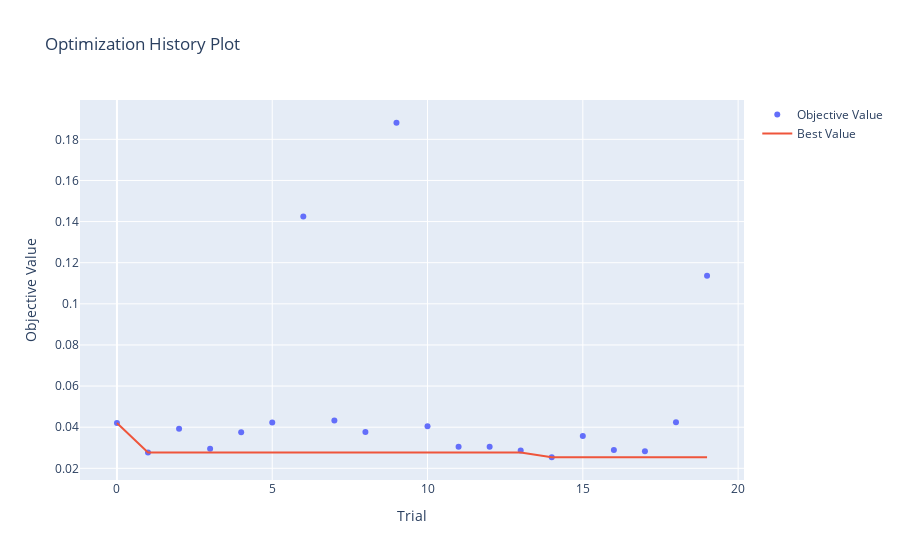
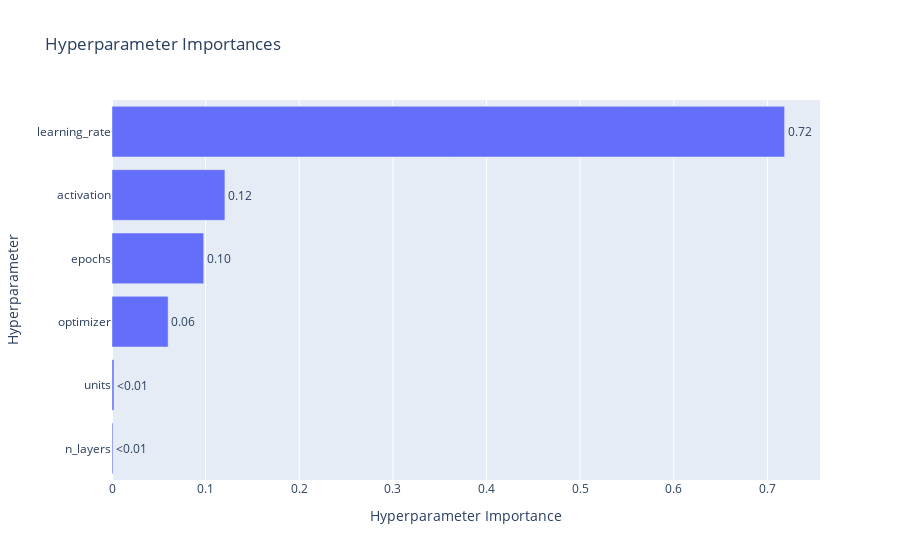
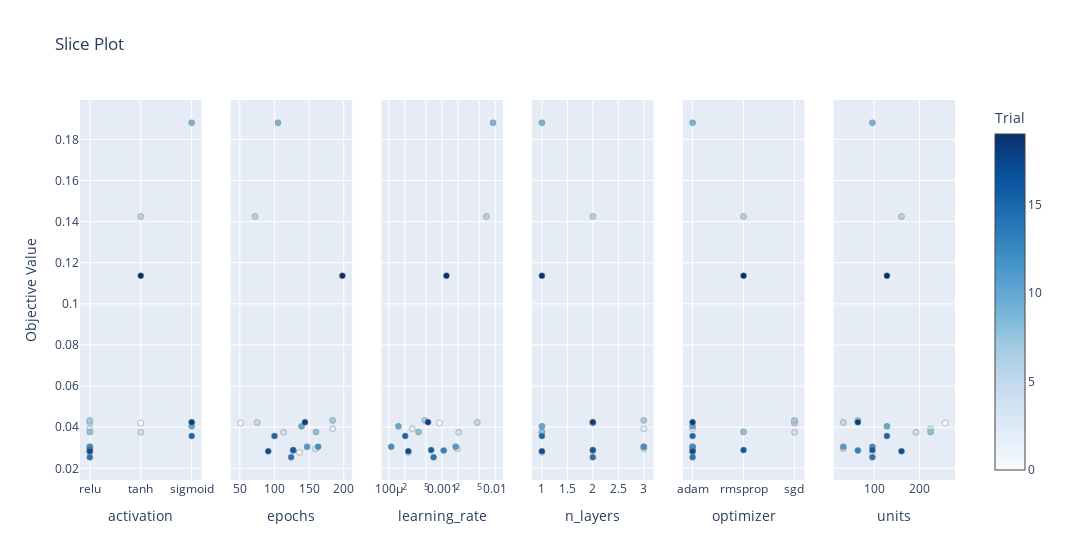
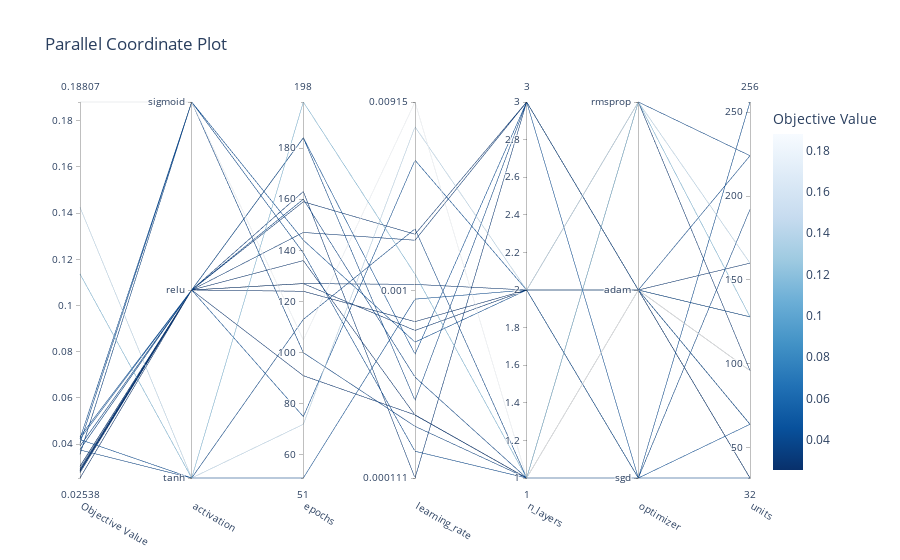

Notebook source saved alongside these figures, in order:
### Code cell
show_optuna_visualizations(study_mlp)

### Figure 1 — Plotly figure (JSON) as saved in the notebook; plotly's stock layout.template omitted (floating-point values rounded to 4 significant figures)
{"data": [{"mode": "markers", "name": "Objective Value", "type": "scatter", "x": [0, 1, 2, 3, 4, 5, 6, 7, 8, 9, 10, 11, 12, 13, 14, 15, 16, 17, 18, 19], "y": [0.04201, 0.02773, 0.03923, 0.0295, 0.03752, 0.0423, 0.1425, 0.04331, 0.03772, 0.1881, 0.04041, 0.03048, 0.03049, 0.02868, 0.02538, 0.03568, 0.02885, 0.02833, 0.04245, 0.1137]}, {"mode": "lines", "name": "Best Value", "type": "scatter", "x": [0, 1, 2, 3, 4, 5, 6, 7, 8, 9, 10, 11, 12, 13, 14, 15, 16, 17, 18, 19], "y": [0.04201, 0.02773, 0.02773, 0.02773, 0.02773, 0.02773, 0.02773, 0.02773, 0.02773, 0.02773, 0.02773, 0.02773, 0.02773, 0.02773, 0.02538, 0.02538, 0.02538, 0.02538, 0.02538, 0.02538]}, {"marker": {"color": "#cccccc"}, "mode": "markers", "name": "Infeasible Trial", "showlegend": false, "type": "scatter", "x": [], "y": []}], "layout": {"title": {"text": "Optimization History Plot"}, "xaxis": {"title": {"text": "Trial"}}, "yaxis": {"title": {"text": "Objective Value"}}}}

### Figure 2 — Plotly figure (JSON) as saved in the notebook; plotly's stock layout.template omitted (floating-point values rounded to 4 significant figures)
{"data": [{"cliponaxis": false, "hovertemplate": ["n_layers (IntDistribution): 0.0010822977518982486<extra></extra>", "units (IntDistribution): 0.002092550675769108<extra></extra>", "optimizer (CategoricalDistribution): 0.059932588604857825<extra></extra>", "epochs (IntDistribution): 0.09795257717311615<extra></extra>", "activation (CategoricalDistribution): 0.12059297928889982<extra></extra>", "learning_rate (FloatDistribution): 0.7183470065054588<extra></extra>"], "name": "Objective Value", "orientation": "h", "text": ["<0.01", "<0.01", "0.06", "0.10", "0.12", "0.72"], "textposition": "outside", "type": "bar", "x": [0.001082, 0.002093, 0.05993, 0.09795, 0.1206, 0.7183], "y": ["n_layers", "units", "optimizer", "epochs", "activation", "learning_rate"]}], "layout": {"title": {"text": "Hyperparameter Importances"}, "xaxis": {"title": {"text": "Hyperparameter Importance"}}, "yaxis": {"title": {"text": "Hyperparameter"}}}}

### Figure 3 — Plotly figure (JSON) as saved in the notebook; plotly's stock layout.template omitted (floating-point values rounded to 4 significant figures)
{"data": [{"marker": {"color": [0, 1, 2, 3, 4, 5, 6, 7, 8, 9, 10, 11, 12, 13, 14, 15, 16, 17, 18, 19], "colorbar": {"title": {"text": "Trial"}, "x": 1, "xpad": 40}, "colorscale": [[0, "rgb(247,251,255)"], [0.125, "rgb(222,235,247)"], [0.25, "rgb(198,219,239)"], [0.375, "rgb(158,202,225)"], [0.5, "rgb(107,174,214)"], [0.625, "rgb(66,146,198)"], [0.75, "rgb(33,113,181)"], [0.875, "rgb(8,81,156)"], [1, "rgb(8,48,107)"]], "line": {"color": "Grey", "width": 0.5}, "showscale": true}, "mode": "markers", "name": "Feasible Trial", "showlegend": false, "type": "scatter", "x": ["tanh", "relu", "relu", "relu", "tanh", "relu", "tanh", "relu", "relu", "sigmoid", "sigmoid", "relu", "relu", "relu", "relu", "sigmoid", "relu", "relu", "sigmoid", "tanh"], "xaxis": "x", "y": [0.04201, 0.02773, 0.03923, 0.0295, 0.03752, 0.0423, 0.1425, 0.04331, 0.03772, 0.1881, 0.04041, 0.03048, 0.03049, 0.02868, 0.02538, 0.03568, 0.02885, 0.02833, 0.04245, 0.1137], "yaxis": "y"}, {"marker": {"color": [0, 1, 2, 3, 4, 5, 6, 7, 8, 9, 10, 11, 12, 13, 14, 15, 16, 17, 18, 19], "colorbar": {"title": {"text": "Trial"}, "x": 1, "xpad": 40}, "colorscale": [[0, "rgb(247,251,255)"], [0.125, "rgb(222,235,247)"], [0.25, "rgb(198,219,239)"], [0.375, "rgb(158,202,225)"], [0.5, "rgb(107,174,214)"], [0.625, "rgb(66,146,198)"], [0.75, "rgb(33,113,181)"], [0.875, "rgb(8,81,156)"], [1, "rgb(8,48,107)"]], "line": {"color": "Grey", "width": 0.5}, "showscale": false}, "mode": "markers", "name": "Feasible Trial", "showlegend": false, "type": "scatter", "x": [51, 136, 184, 159, 113, 75, 72, 184, 160, 105, 139, 147, 163, 127, 124, 100, 127, 91, 144, 198], "xaxis": "x2", "y": [0.04201, 0.02773, 0.03923, 0.0295, 0.03752, 0.0423, 0.1425, 0.04331, 0.03772, 0.1881, 0.04041, 0.03048, 0.03049, 0.02868, 0.02538, 0.03568, 0.02885, 0.02833, 0.04245, 0.1137], "yaxis": "y2"}, {"marker": {"color": [0, 1, 2, 3, 4, 5, 6, 7, 8, 9, 10, 11, 12, 13, 14, 15, 16, 17, 18, 19], "colorbar": {"title": {"text": "Trial"}, "x": 1, "xpad": 40}, "colorscale": [[0, "rgb(247,251,255)"], [0.125, "rgb(222,235,247)"], [0.25, "rgb(198,219,239)"], [0.375, "rgb(158,202,225)"], [0.5, "rgb(107,174,214)"], [0.625, "rgb(66,146,198)"], [0.75, "rgb(33,113,181)"], [0.875, "rgb(8,81,156)"], [1, "rgb(8,48,107)"]], "line": {"color": "Grey", "width": 0.5}, "showscale": false}, "mode": "markers", "name": "Feasible Trial", "showlegend": false, "type": "scatter", "x": [0.000904, 0.0002316, 0.0002753, 0.001937, 0.002063, 0.004621, 0.006839, 0.0004736, 0.0003618, 0.009152, 0.0001515, 0.001806, 0.0001107, 0.001075, 0.000694, 0.0002031, 0.0006258, 0.0002323, 0.0005458, 0.001211], "xaxis": "x3", "y": [0.04201, 0.02773, 0.03923, 0.0295, 0.03752, 0.0423, 0.1425, 0.04331, 0.03772, 0.1881, 0.04041, 0.03048, 0.03049, 0.02868, 0.02538, 0.03568, 0.02885, 0.02833, 0.04245, 0.1137], "yaxis": "y3"}, {"marker": {"color": [0, 1, 2, 3, 4, 5, 6, 7, 8, 9, 10, 11, 12, 13, 14, 15, 16, 17, 18, 19], "colorbar": {"title": {"text": "Trial"}, "x": 1, "xpad": 40}, "colorscale": [[0, "rgb(247,251,255)"], [0.125, "rgb(222,235,247)"], [0.25, "rgb(198,219,239)"], [0.375, "rgb(158,202,225)"], [0.5, "rgb(107,174,214)"], [0.625, "rgb(66,146,198)"], [0.75, "rgb(33,113,181)"], [0.875, "rgb(8,81,156)"], [1, "rgb(8,48,107)"]], "line": {"color": "Grey", "width": 0.5}, "showscale": false}, "mode": "markers", "name": "Feasible Trial", "showlegend": false, "type": "scatter", "x": [2, 1, 3, 3, 1, 2, 2, 3, 1, 1, 1, 3, 3, 2, 2, 1, 2, 1, 2, 1], "xaxis": "x4", "y": [0.04201, 0.02773, 0.03923, 0.0295, 0.03752, 0.0423, 0.1425, 0.04331, 0.03772, 0.1881, 0.04041, 0.03048, 0.03049, 0.02868, 0.02538, 0.03568, 0.02885, 0.02833, 0.04245, 0.1137], "yaxis": "y4"}, {"marker": {"color": [0, 1, 2, 3, 4, 5, 6, 7, 8, 9, 10, 11, 12, 13, 14, 15, 16, 17, 18, 19], "colorbar": {"title": {"text": "Trial"}, "x": 1, "xpad": 40}, "colorscale": [[0, "rgb(247,251,255)"], [0.125, "rgb(222,235,247)"], [0.25, "rgb(198,219,239)"], [0.375, "rgb(158,202,225)"], [0.5, "rgb(107,174,214)"], [0.625, "rgb(66,146,198)"], [0.75, "rgb(33,113,181)"], [0.875, "rgb(8,81,156)"], [1, "rgb(8,48,107)"]], "line": {"color": "Grey", "width": 0.5}, "showscale": false}, "mode": "markers", "name": "Feasible Trial", "showlegend": false, "type": "scatter", "x": ["sgd", "adam", "adam", "adam", "sgd", "sgd", "rmsprop", "sgd", "rmsprop", "adam", "adam", "adam", "adam", "adam", "adam", "adam", "rmsprop", "adam", "adam", "rmsprop"], "xaxis": "x5", "y": [0.04201, 0.02773, 0.03923, 0.0295, 0.03752, 0.0423, 0.1425, 0.04331, 0.03772, 0.1881, 0.04041, 0.03048, 0.03049, 0.02868, 0.02538, 0.03568, 0.02885, 0.02833, 0.04245, 0.1137], "yaxis": "y5"}, {"marker": {"color": [0, 1, 2, 3, 4, 5, 6, 7, 8, 9, 10, 11, 12, 13, 14, 15, 16, 17, 18, 19], "colorbar": {"title": {"text": "Trial"}, "x": 1, "xpad": 40}, "colorscale": [[0, "rgb(247,251,255)"], [0.125, "rgb(222,235,247)"], [0.25, "rgb(198,219,239)"], [0.375, "rgb(158,202,225)"], [0.5, "rgb(107,174,214)"], [0.625, "rgb(66,146,198)"], [0.75, "rgb(33,113,181)"], [0.875, "rgb(8,81,156)"], [1, "rgb(8,48,107)"]], "line": {"color": "Grey", "width": 0.5}, "showscale": false}, "mode": "markers", "name": "Feasible Trial", "showlegend": false, "type": "scatter", "x": [256, 96, 224, 32, 192, 32, 160, 64, 224, 96, 128, 32, 96, 64, 96, 128, 96, 160, 64, 128], "xaxis": "x6", "y": [0.04201, 0.02773, 0.03923, 0.0295, 0.03752, 0.0423, 0.1425, 0.04331, 0.03772, 0.1881, 0.04041, 0.03048, 0.03049, 0.02868, 0.02538, 0.03568, 0.02885, 0.02833, 0.04245, 0.1137], "yaxis": "y6"}], "layout": {"title": {"text": "Slice Plot"}, "width": 1800, "xaxis": {"anchor": "y", "categoryarray": ["relu", "tanh", "sigmoid"], "categoryorder": "array", "domain": [0, 0.1389], "title": {"text": "activation"}, "type": "category"}, "xaxis2": {"anchor": "y2", "domain": [0.1722, 0.3111], "title": {"text": "epochs"}}, "xaxis3": {"anchor": "y3", "domain": [0.3444, 0.4833], "title": {"text": "learning_rate"}, "type": "log"}, "xaxis4": {"anchor": "y4", "domain": [0.5167, 0.6556], "title": {"text": "n_layers"}}, "xaxis5": {"anchor": "y5", "categoryarray": ["adam", "rmsprop", "sgd"], "categoryorder": "array", "domain": [0.6889, 0.8278], "title": {"text": "optimizer"}, "type": "category"}, "xaxis6": {"anchor": "y6", "domain": [0.8611, 1], "title": {"text": "units"}}, "yaxis": {"anchor": "x", "domain": [0, 1], "title": {"text": "Objective Value"}}, "yaxis2": {"anchor": "x2", "domain": [0, 1], "matches": "y", "showticklabels": false}, "yaxis3": {"anchor": "x3", "domain": [0, 1], "matches": "y", "showticklabels": false}, "yaxis4": {"anchor": "x4", "domain": [0, 1], "matches": "y", "showticklabels": false}, "yaxis5": {"anchor": "x5", "domain": [0, 1], "matches": "y", "showticklabels": false}, "yaxis6": {"anchor": "x6", "domain": [0, 1], "matches": "y", "showticklabels": false}}}

### Figure 4 — Plotly figure (JSON) as saved in the notebook; plotly's stock layout.template omitted (floating-point values rounded to 4 significant figures)
{"data": [{"dimensions": [{"label": "Objective Value", "range": [0.02538, 0.1881], "values": [0.04201, 0.02773, 0.03923, 0.0295, 0.03752, 0.0423, 0.1425, 0.04331, 0.03772, 0.1881, 0.04041, 0.03048, 0.03049, 0.02868, 0.02538, 0.03568, 0.02885, 0.02833, 0.04245, 0.1137]}, {"label": "activation", "range": [0, 2], "ticktext": ["tanh", "relu", "sigmoid"], "tickvals": [0, 1, 2], "values": [0, 1, 1, 1, 0, 1, 0, 1, 1, 2, 2, 1, 1, 1, 1, 2, 1, 1, 2, 0]}, {"label": "epochs", "range": [51, 198], "values": [51, 136, 184, 159, 113, 75, 72, 184, 160, 105, 139, 147, 163, 127, 124, 100, 127, 91, 144, 198]}, {"label": "learning_rate", "range": [-3.956, -2.039], "ticktext": ["0.000111", "0.001", "0.00915"], "tickvals": [-3.956, -3, -2.039], "values": [-3.044, -3.635, -3.56, -2.713, -2.686, -2.335, -2.165, -3.325, -3.442, -2.039, -3.82, -2.743, -3.956, -2.969, -3.159, -3.692, -3.204, -3.634, -3.263, -2.917]}, {"label": "n_layers", "range": [1, 3], "values": [2, 1, 3, 3, 1, 2, 2, 3, 1, 1, 1, 3, 3, 2, 2, 1, 2, 1, 2, 1]}, {"label": "optimizer", "range": [0, 2], "ticktext": ["sgd", "adam", "rmsprop"], "tickvals": [0, 1, 2], "values": [0, 1, 1, 1, 0, 0, 2, 0, 2, 1, 1, 1, 1, 1, 1, 1, 2, 1, 1, 2]}, {"label": "units", "range": [32, 256], "values": [256, 96, 224, 32, 192, 32, 160, 64, 224, 96, 128, 32, 96, 64, 96, 128, 96, 160, 64, 128]}], "labelangle": 30, "labelside": "bottom", "line": {"color": [0.04201, 0.02773, 0.03923, 0.0295, 0.03752, 0.0423, 0.1425, 0.04331, 0.03772, 0.1881, 0.04041, 0.03048, 0.03049, 0.02868, 0.02538, 0.03568, 0.02885, 0.02833, 0.04245, 0.1137], "colorbar": {"title": {"text": "Objective Value"}}, "colorscale": [[0, "rgb(247,251,255)"], [0.125, "rgb(222,235,247)"], [0.25, "rgb(198,219,239)"], [0.375, "rgb(158,202,225)"], [0.5, "rgb(107,174,214)"], [0.625, "rgb(66,146,198)"], [0.75, "rgb(33,113,181)"], [0.875, "rgb(8,81,156)"], [1, "rgb(8,48,107)"]], "reversescale": true, "showscale": true}, "type": "parcoords"}], "layout": {"title": {"text": "Parallel Coordinate Plot"}}}
